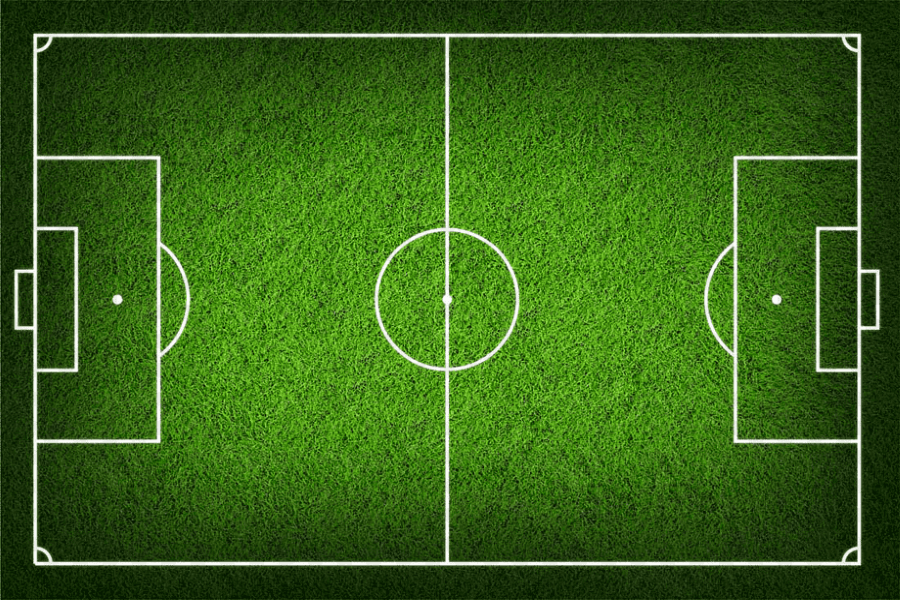
#> input picture rawdata/field.png, 900 x 600 px, given in place of cutvideo.mp4, which was not available
$ python player_detection.py
#> lines starting #> are read from the running program, lines starting #| are printed output that depends on the picture; after the words box and inside, x2 and y2 are one past the last pixel; in counts of white or black regions, pixels touching at a corner belong together; pictures that were not available may be replaced by others from this repository, and a replacement may not be noted
# https://kananvyas.medium.com/player-and-football-detection-using-opencv-python-in-fifa-match-6fd2e4e373f0
import cv2
import os
import numpy as np

#Reading the video
vidcap = cv2.VideoCapture('cutvideo.mp4')
success,image = vidcap.read()
#> image is the input picture: shape (600, 900, 3); mean B, G, R 25.8, 100.9, 57.2
count = 0
success = True
idx = 0

#Read the video frame by frame
while success:
	#converting into hsv image
	hsv = cv2.cvtColor(image,cv2.COLOR_BGR2HSV)
#> hsv: shape (600, 900, 3); mean H, S, V 47.8, 202.5, 100.9
	#green range
	lower_green = np.array([40,40, 40])
	upper_green = np.array([70, 255, 255])
	#blue range
	lower_blue = np.array([110,50,50])
	upper_blue = np.array([130,255,255])

	#Red range
	lower_red = np.array([0,31,255])
	upper_red = np.array([176,255,255])

	#white range
	lower_white = np.array([0,0,0])
	upper_white = np.array([0,0,255])

    #Define a mask ranging from lower to uppper
	mask = cv2.inRange(hsv, lower_green, upper_green)
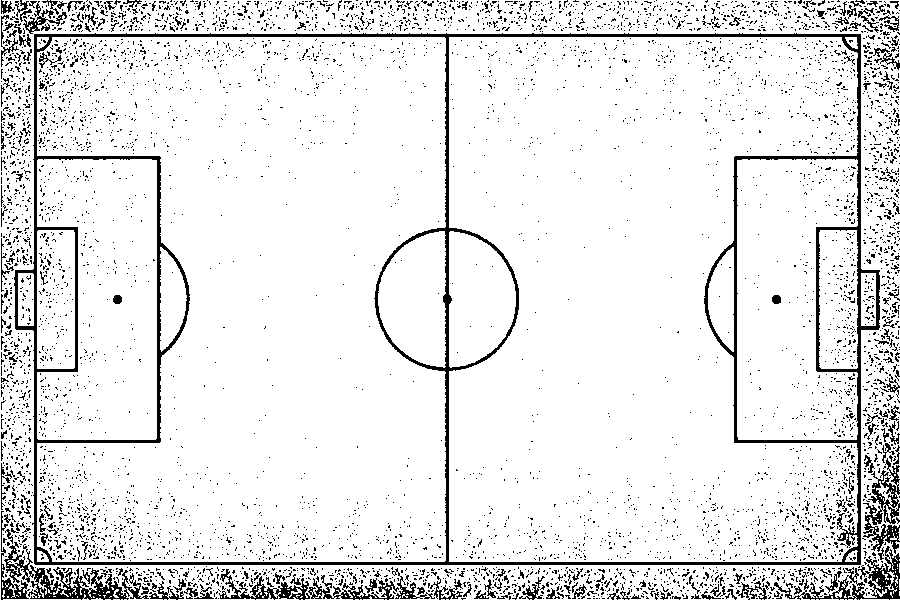
#> mask: shape (600, 900); 90.6% white; black in thin lines or dots
    #Do masking
	res = cv2.bitwise_and(image, image, mask=mask)
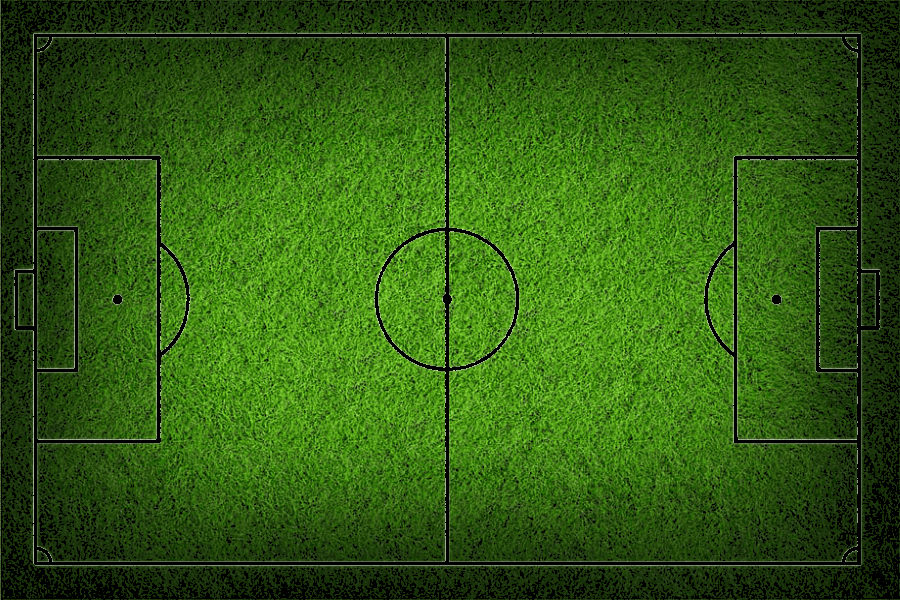
#> res: shape (600, 900, 3); mean B, G, R 18.1, 90.9, 48.7
	#convert to hsv to gray
	res_bgr = cv2.cvtColor(res,cv2.COLOR_HSV2BGR)
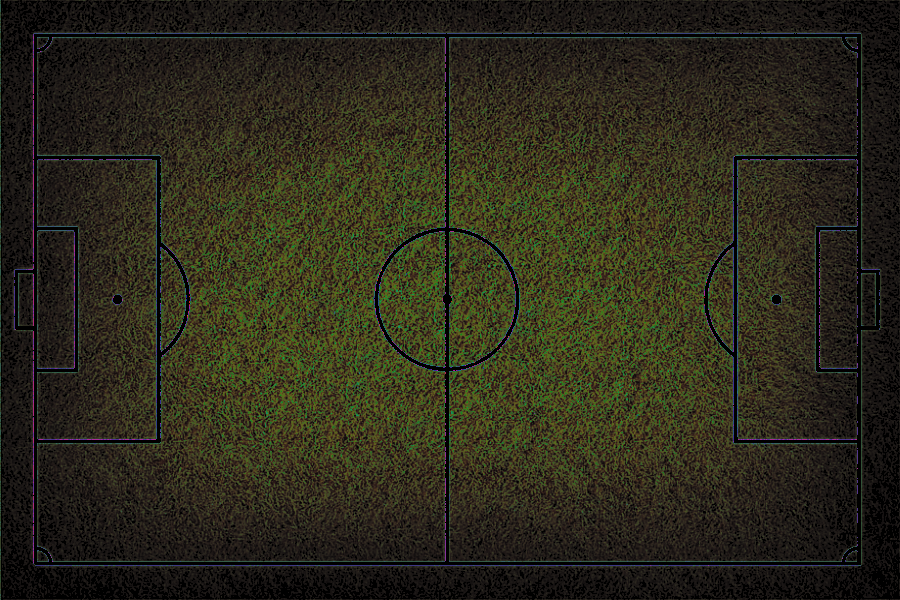
#> res_bgr: shape (600, 900, 3); mean B, G, R 26.6, 42, 44
	res_gray = cv2.cvtColor(res,cv2.COLOR_BGR2GRAY)
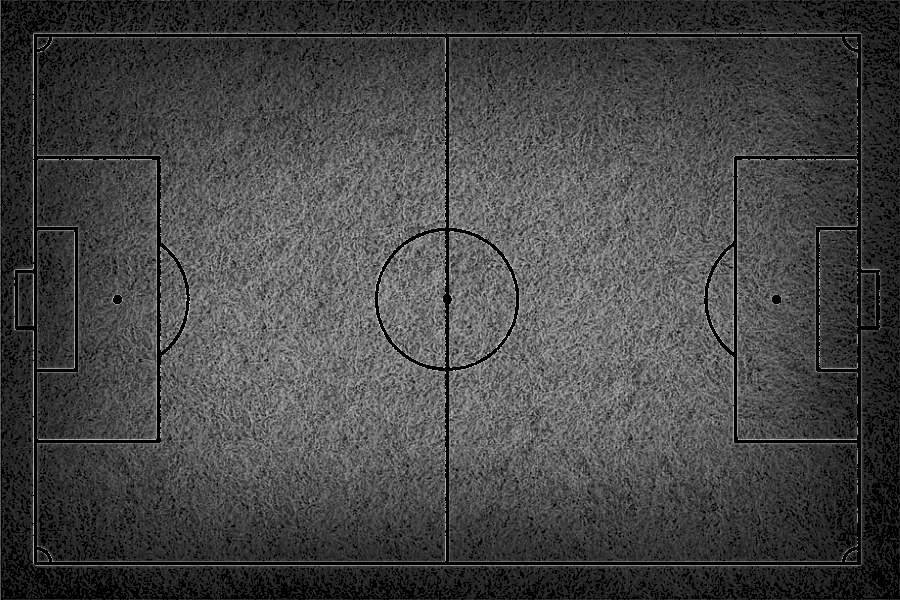
#> res_gray: shape (600, 900); min 0, max 231, mean 70

    #Defining a kernel to do morphological operation in threshold image to
    #get better output.
	kernel = np.ones((13,13),np.uint8)
	thresh = cv2.threshold(res_gray,127,255,cv2.THRESH_BINARY_INV | cv2.THRESH_OTSU)[1]
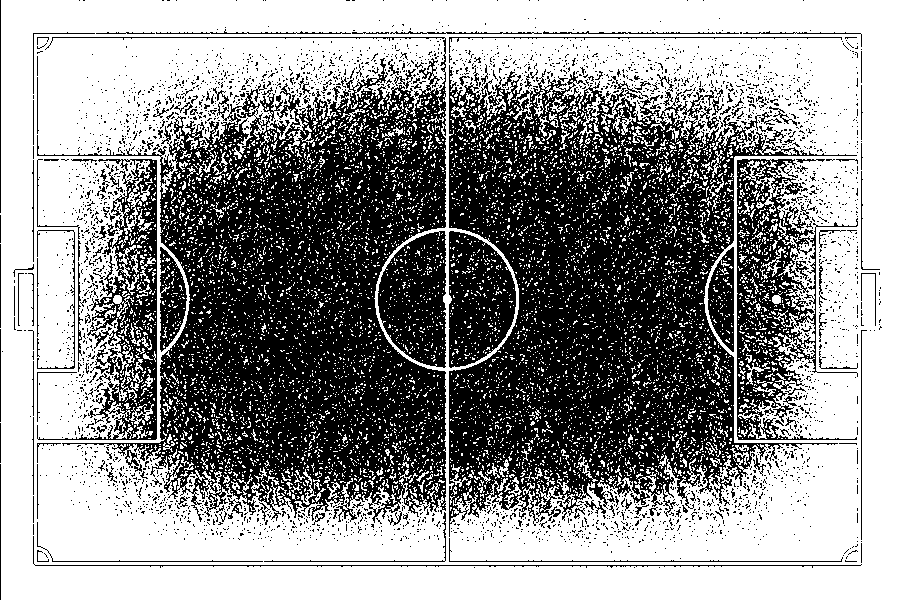
#> thresh: shape (600, 900); 56.9% white; 3285 black regions (3125 under 20 px), largest, box (x1, y1, x2, y2) and area: (449, 65, 857, 537) 88105, (37, 37, 446, 523) 87998, (737, 159, 858, 440) 11639
	thresh = cv2.morphologyEx(thresh, cv2.MORPH_CLOSE, kernel)
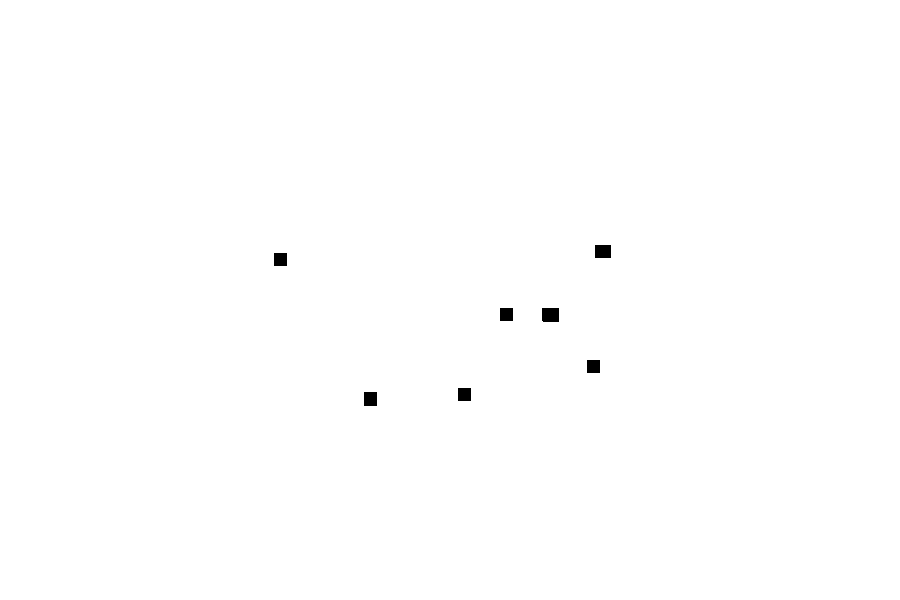
#> thresh: shape (600, 900); 99.8% white; 7 black regions


    #find contours in threshold image
	contours,hierarchy = cv2.findContours(thresh,cv2.RETR_TREE,cv2.CHAIN_APPROX_SIMPLE)
#> contours = 8 contours; box (x1, y1, x2, y2) and area: (0, 0, 900, 600) 538501, (541, 307, 560, 323) 266, (594, 244, 612, 259) 236, (363, 391, 378, 407) 208, (457, 387, 472, 402) 194, (586, 359, 601, 374) 194, (499, 307, 514, 322) 194, (273, 252, 288, 267) 194


	prev = 0
	font = cv2.FONT_HERSHEY_SIMPLEX

	for c in contours:
		x,y,w,h = cv2.boundingRect(c)

		#Detect players
		if(h>=(1.5)*w):
			if(w>15 and h>= 15):
				idx = idx+1
				player_img = image[y:y+h,x:x+w]
				player_hsv = cv2.cvtColor(player_img,cv2.COLOR_BGR2HSV)
				#If player has blue jersy
				mask1 = cv2.inRange(player_hsv, lower_blue, upper_blue)
				res1 = cv2.bitwise_and(player_img, player_img, mask=mask1)
				res1 = cv2.cvtColor(res1,cv2.COLOR_HSV2BGR)
				res1 = cv2.cvtColor(res1,cv2.COLOR_BGR2GRAY)
				nzCount = cv2.countNonZero(res1)
				#If player has red jersy
				mask2 = cv2.inRange(player_hsv, lower_red, upper_red)
				res2 = cv2.bitwise_and(player_img, player_img, mask=mask2)
				res2 = cv2.cvtColor(res2,cv2.COLOR_HSV2BGR)
				res2 = cv2.cvtColor(res2,cv2.COLOR_BGR2GRAY)
				nzCountred = cv2.countNonZero(res2)

				if(nzCount >= 20):
					#Mark blue jersy players as france
					cv2.putText(image, 'France', (x-2, y-2), font, 0.8, (255,0,0), 2, cv2.LINE_AA)
					cv2.rectangle(image,(x,y),(x+w,y+h),(255,0,0),3)
				else:
					pass
				if(nzCountred>=20):
					#Mark red jersy players as belgium
					cv2.putText(image, 'Belgium', (x-2, y-2), font, 0.8, (0,0,255), 2, cv2.LINE_AA)
					cv2.rectangle(image,(x,y),(x+w,y+h),(0,0,255),3)
				else:
					pass
		if((h>=1 and w>=1) and (h<=30 and w<=30)):
			player_img = image[y:y+h,x:x+w]

			player_hsv = cv2.cvtColor(player_img,cv2.COLOR_BGR2HSV)
			#white ball  detection
			mask1 = cv2.inRange(player_hsv, lower_white, upper_white)
			res1 = cv2.bitwise_and(player_img, player_img, mask=mask1)
			res1 = cv2.cvtColor(res1,cv2.COLOR_HSV2BGR)
			res1 = cv2.cvtColor(res1,cv2.COLOR_BGR2GRAY)
			nzCount = cv2.countNonZero(res1)


			if(nzCount >= 3):
				# detect football
				cv2.putText(image, 'football', (x-2, y-2), font, 0.8, (0,255,0), 2, cv2.LINE_AA)
				cv2.rectangle(image,(x,y),(x+w,y+h),(0,255,0),3)
#> this loop made 8 passes
#> (x, y, w, h) on passes 2 to 8: (363, 391, 15, 16), (457, 387, 15, 15), (586, 359, 15, 15), (541, 307, 19, 16), (499, 307, 15, 15), (273, 252, 15, 15), (594, 244, 18, 15)
#> (c, x, y, w, h) on pass 1: ([[0, 0], [0, 599], [899, 599], [899, 0]], 0, 0, 900, 600)
#> after the loop, idx = 0


	cv2.imwrite("./Cropped/frame%d.jpg" % count, res)
	print('Read a new frame: ', success)     # save frame as JPEG file
	count += 1
	cv2.imshow('Match Detection',image)
	if cv2.waitKey(1) & 0xFF == ord('q'):
#> (key q is pressed here)
		break
	success,image = vidcap.read()

vidcap.release()
cv2.destroyAllWindows()
